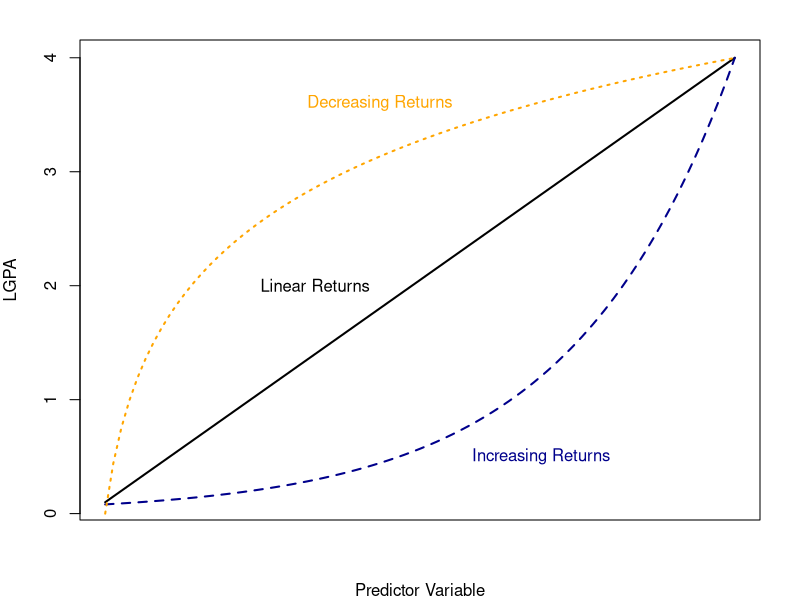

This chart was generated by the following R code:
#####################################
# PLSC 476 - ELS
#
# March 30, 2021: "Legal Education"
#####################################
# All this code does is draw the 
# little figure illustrating constant
# vs. increasing vs. decreasing
# returns...
#
# setwd():

setwd("~/Dropbox (Personal)/PLSC 476/Notes and Slides")

# Figure things...

X<-seq(0.1,4,by=0.05)
C<-X
I<-exp(X)
I<-(I/max(I))*4
D<-log(X)
D<-(D+abs(min(D)))*(4/3.69)

df<-data.frame(cbind(X,C,I,D))

pdf("Returns.pdf",6,5)
par(mar=c(4,4,2,2))
with(df, plot(X,C,t="l",lwd=2,xlab="Predictor Variable",
              ylab="LGPA",xaxt="n"))
with(df, lines(X,I,lwd=2,lty=2,col="darkblue"))
with(df, lines(X,D,lwd=2,lty=3,col="orange"))
text(1.4,2,"Linear Returns")
text(2.8,0.5,"Increasing Returns",col="darkblue")
text(1.8,3.6,"Decreasing Returns",col="orange")
dev.off()
